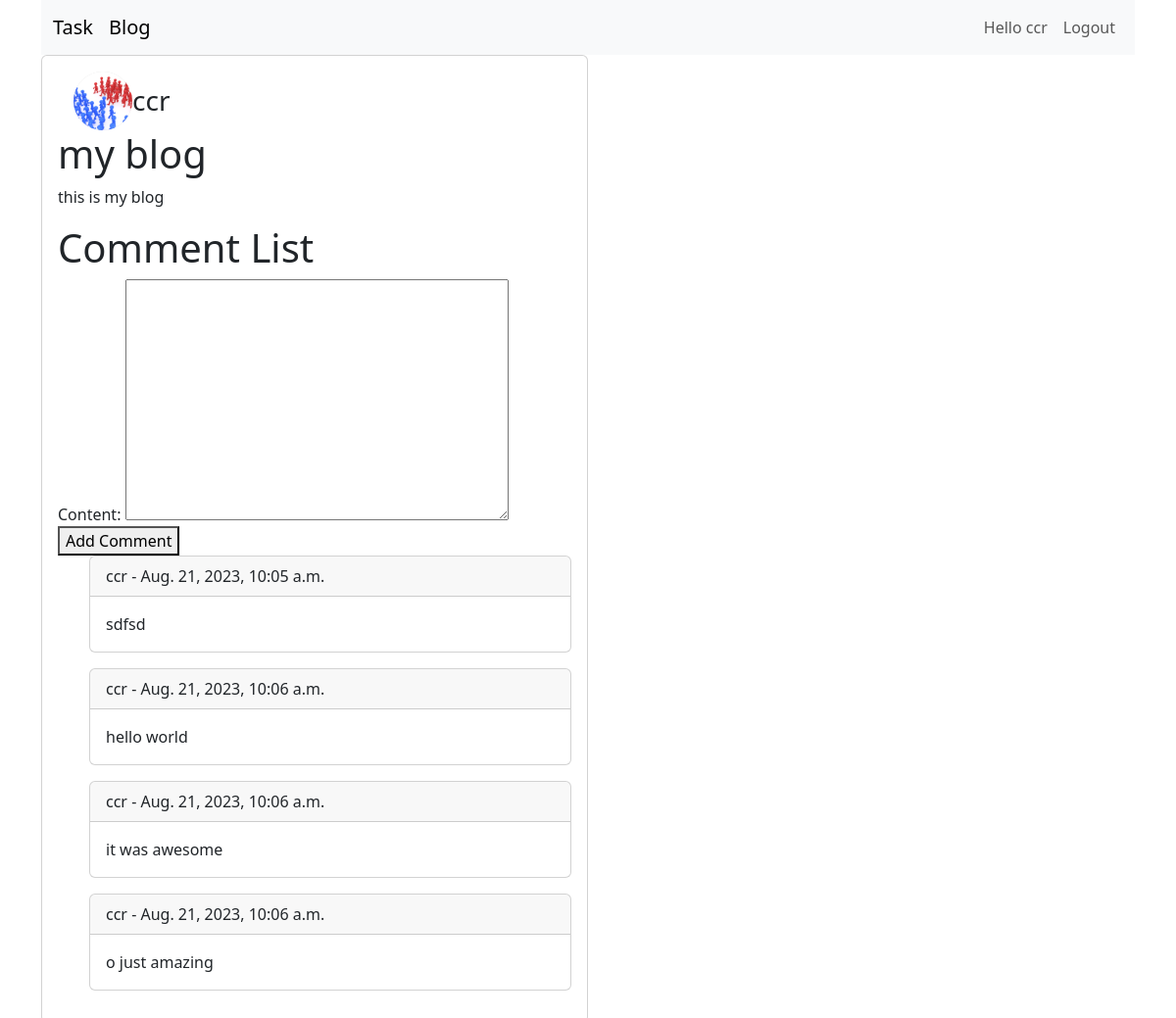
/taskapp/comment-list/37/ (signed in), run on the app's committed database.
### TaskApp/models.py (models this page shows, shortened)
class Blog(models.Model):
    creator = models.ForeignKey(User, on_delete=models.CASCADE, related_name="userblog")
    image = models.ImageField(upload_to='static/profile/', null=True, blank=True)
    slug = models.SlugField(unique=True, max_length=100)
    name = models.CharField(max_length=100)
    tagline = models.TextField()

class Timestamp(models.Model):
    created_at = models.DateTimeField(auto_now_add=True, blank=True, null=True)
    updated_at = models.DateTimeField(auto_now=True, blank=True, null=True)
    class Meta:
        abstract = True

class Userprofile(Timestamp):
    user = models.OneToOneField(User, on_delete=models.CASCADE,related_name="profile")
    image = models.ImageField(upload_to='image/',null=True,blank=True)
    address = models.CharField(max_length=255,null=True,blank=True)

class Comment(Timestamp):
    blog = models.ForeignKey(Blog, on_delete=models.CASCADE,related_name='comments')
    author = models.ForeignKey(User, on_delete=models.CASCADE)
    content = models.TextField()

### TaskApp/views.py (the view)
# urls.py: path('comment-list/<int:pk>/', views.comment_list, name='comment_list'),
@login_required
def comment_list(request, pk):
    blog = Blog.objects.get(pk=pk)
    comments = Comment.objects.all()
    form = CommentForm()
    return render(request, 'taskapp/blog_detail.html', {'comments': comments, 'form': form,'blog':blog})

### TaskApp/forms.py
class CommentForm(forms.ModelForm):
    class Meta:
        model = Comment
        fields = ['content']

### templates/taskapp/blog_detail.html (shortened to what this page needs)
{% extends 'taskapp/base.html' %}
{% load static %}
{% load crispy_forms_tags %}
{% block body %}
    <div class="col-sm-6">
        <div class="card">
          <div class="card-body">
            <div class="row px-3">
              <div class="profile-details">
                {% if blog.creator.profile.image %}
                    <img class="profile-pic mr-3" src="{{ blog.creator.profile.image.url }}" alt="Profile Picture">
                {% else %}
                    <img class="profile-pic mr-3" src="{% static '/demo.jpg' %}" alt="Default Profile Picture">
                {% endif %}
                <div>
                      <h3 class="mb-0 font-weight-normal">{{blog.creator}}</h3>
                  </div>
              </div>
          </div>
    <h1>{{ blog.name }}</h1>
    <p>{{ blog.tagline }}</p>
    <h1>Comment List</h1>
    <form id="add-comment-form">
        {{ form }}
        <button type="submit">Add Comment</button>
    </form>
    <ul id="comment-list">
        {% for comment in blog.comments.all %}
            <div class="card mb-3">
                <div class="card-header">
                    {{ comment.author }} - {{ comment.created_at }}
                </div>
                <div class="card-body">
                    <p class="card-text">{{ comment.content }}</p>
                </div>
            </div>
        {% empty %}
            <p>No comments yet.</p>
        {% endfor %}
     </ul>
    </div>
</div>
</div>
        {% endblock body %}

### templates/taskapp/base.html (shortened to what this page needs)
<!DOCTYPE html>
<html lang="en">
<head>
    <link href="https://cdn.jsdelivr.net/npm/bootstrap@5.3.1/dist/css/bootstrap.min.css" rel="stylesheet">
</head>
<body>
<div class="container">
    {% if request.user.is_authenticated %}
        <nav class="navbar navbar-expand-lg bg-body-tertiary">
            <div class="container-fluid">
                <a class="navbar-brand" href="{% url 'taskapp:task_list' %}">Task</a>
                <a class="navbar-brand" href="{% url 'taskapp:blog' %}">Blog</a>
                <div class="collapse navbar-collapse" id="navbarSupportedContent">
                    <ul class="navbar-nav ml-auto">
                        <li class="nav-item">
                            <a class="nav-link" href="#">Hello {{ request.user.username }}</a>
                        </li>
                        <li class="nav-item">
                            <a class="nav-link" href="{% url 'taskapp:logout' %}">Logout</a>
                        </li>
                    </ul>
                </div>
            </div>
        </nav>
    {% endif %}
    {% block body %}
    {% endblock body %}
</div>
</body>
</html>

### templates/taskapp/blog_detail.html (style rules this page uses)
.profile-pic { width: 60px; height: 60px; border-radius: 50%; object-fit: contain; background-color: #E0E0E0; }
.profile-details { display: flex; align-items: center; }
.mb-0 { margin-bottom: 0; }

### data on the page
Blog: creator.profile.image (picture), creator "ccr", name "my blog", tagline "this is my blog"
Comment: author "ccr", created_at "Aug. 21, 2023, 10:05 a.m.", content "sdfsd"
Comment: author "ccr", created_at "Aug. 21, 2023, 10:06 a.m.", content "hello world"
Comment: author "ccr", created_at "Aug. 21, 2023, 10:06 a.m.", content "it was awesome"
Comment: author "ccr", created_at "Aug. 21, 2023, 10:06 a.m.", content "o just amazing"

### other printed values
{{ request.user.username }} "ccr"
